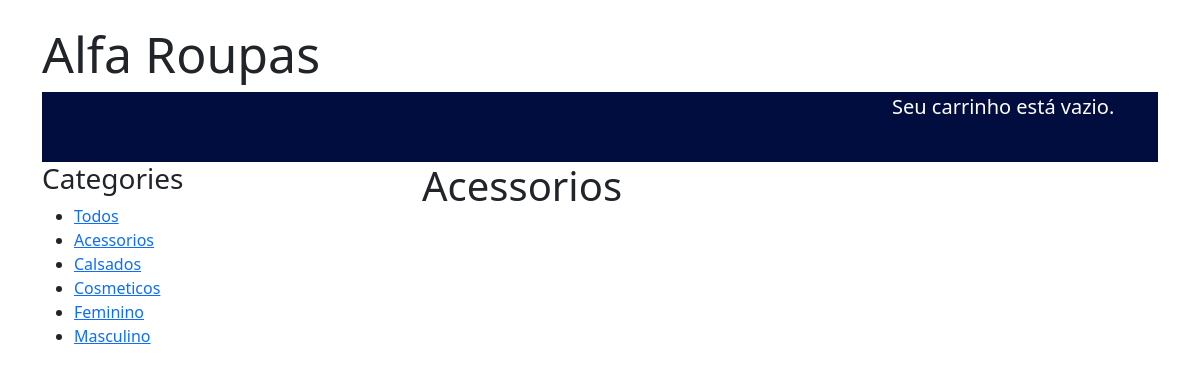
The app's page /acessorios/ with its own data.
### shop/models.py (models this page shows, shortened)
class Category(models.Model):
    name= models.CharField(max_length=200, db_index=True)
    slug= models.SlugField(max_length=200, unique=True)
    class Meta:
        ordering=('name',)
        verbose_name='category'
        verbose_name_plural='categories'
    def get_absolute_url(self):
        return reverse('shop:product_list_by_category',args=[self.slug])

### shop/views.py (the view)
# urls.py: path('', views.product_list, name='product_list'),
def product_list(request, category_slug=None):
    category = None
    categories = Category.objects.all()
    products = Product.objects.filter(available=True)
    if category_slug:
        category = get_object_or_404(Category, slug=category_slug)
        products = products.filter(category=category)
    return render(request, 'shop/product/list.html', {'category':category,'categories':categories,'products':products})

### shop/templates/shop/product/list.html (shortened to what this page needs)
{% extends 'shop/base.html' %}
{% load static %}
    {% block content %}
<div class="row">
    <div class="col-12">
        <div class="row">
            <div class="col-4">
                    <div class="sidebar">
                       <h3>Categories</h3>
                       <ul>
                            <li {%if not category %}class="selected"{% endif %}>
                                <a href="{% url 'shop:product_list' %}">Todos</a>
                            </li>
                                {% for c in categories %}
                            <li {% if category.slug == c.slug %}class="selected"{% endif %}>
                                <a href="{{ c.get_absolute_url }}">{{c.name}}</a>
                            </li>
                                {% endfor %}
                        </ul>
                    </div>
            </div>
            <div class="col-8">
                <div class="row">
                        <h1>
                        {% if category %}
                            {{ category.name }}
                        {% else %}
                            Produtos
                        {%endif%}
                        </h1>
                </div>
            </div>
        </div>
    </div>
</div>
    {% endblock %}

### records on screen
Category: name "Acessorios"
Category: name "Calsados"
Category: name "Cosmeticos"
Category: name "Feminino"
Category: name "Masculino"
